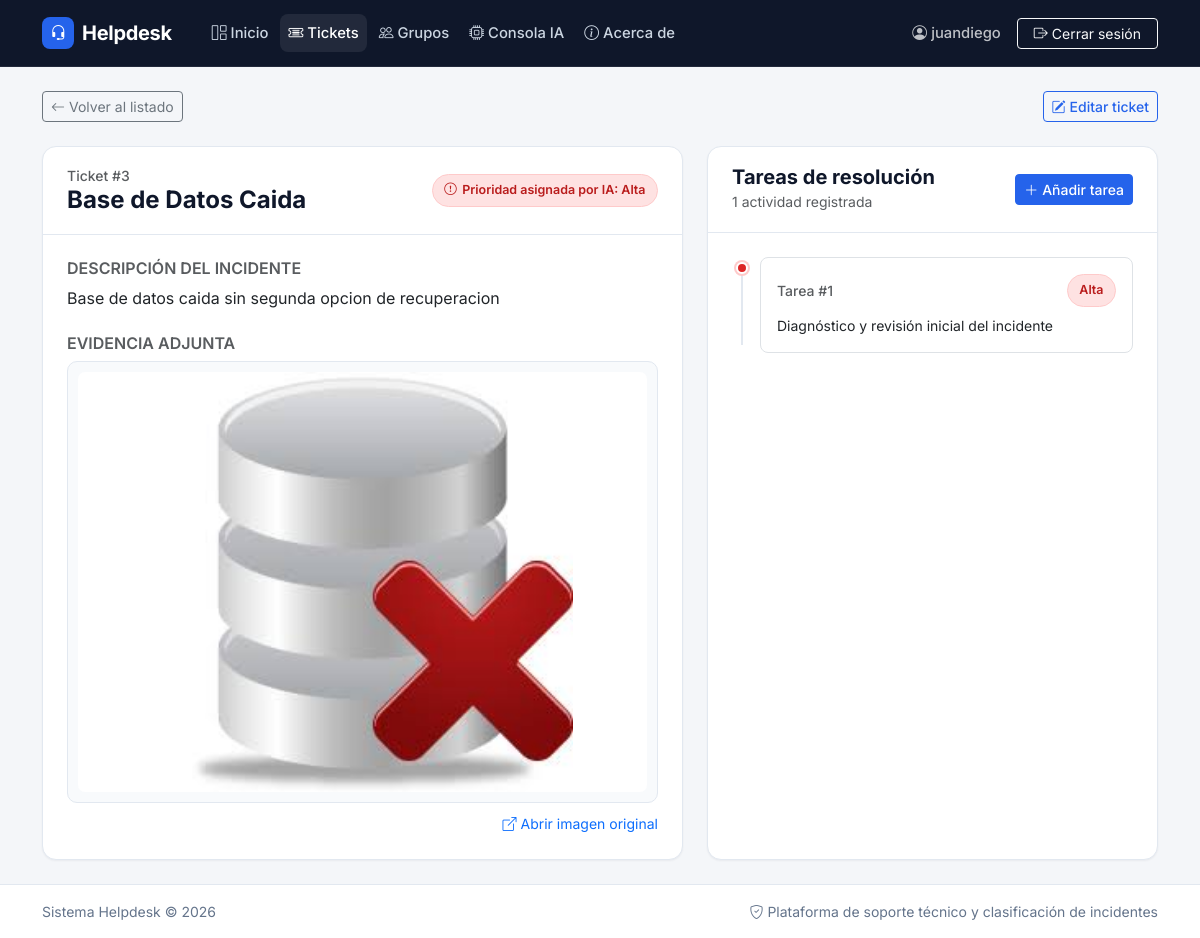
The page /tickets/3/ (signed in) on the database its author committed.
### soporte/models.py (models this page shows, shortened)
class Ticket(models.Model):
    PRIORIDAD_CHOICES = [
        ('Alta', 'Alta'),
        ('Media', 'Media'),
        ('Baja', 'Baja'),
    ]
    titulo = models.CharField(max_length=200)
    descripcion = models.TextField()
    imagen = models.ImageField(upload_to='tickets/', null=True, blank=True)
    prioridad = models.CharField(max_length=10, choices=PRIORIDAD_CHOICES, default='Media', blank=True)

class Tarea(models.Model):
    PRIORIDAD_CHOICES = [
        ('Alta', 'Alta'),
        ('Media', 'Media'),
        ('Baja', 'Baja'),
    ]
    ticket = models.ForeignKey(Ticket, on_delete=models.CASCADE, related_name='tareas')
    descripcion = models.TextField()
    prioridad = models.CharField(max_length=10, choices=PRIORIDAD_CHOICES, default='Media')

### soporte/views.py (the view)
# urls.py: path('tickets/<int:id>/', views.detalle_ticket_view, name='detalle_ticket'),
@login_required
def detalle_ticket_view(request, id):
    ticket = get_object_or_404(Ticket, id=id)
    return render(request, 'soporte/detalle-ticket.html', {'ticket': ticket})

### templates/soporte/detalle-ticket.html (shortened to what this page needs)
{% extends 'layouts/base.html' %}
{% block content %}
<div class="d-flex justify-content-between align-items-center mb-4">
    <a href="{% url 'tickets' %}" class="btn btn-sm btn-outline-secondary">
        <i class="bi bi-arrow-left me-1"></i>Volver al listado
    </a>
    <a href="{% url 'editar_ticket' ticket.id %}" class="btn btn-sm btn-outline-primary">
        <i class="bi bi-pencil-square me-1"></i>Editar ticket
    </a>
</div>
<div class="row g-4">
    <div class="col-lg-7">
        <div class="surface-card h-100 d-flex flex-column">
            <div class="surface-header d-flex flex-wrap justify-content-between align-items-center gap-2">
                <div>
                    <span class="text-muted small fw-medium d-block">Ticket #{{ ticket.id }}</span>
                    <h1 class="h4 fw-bold mb-0">{{ ticket.titulo }}</h1>
                </div>
                <div>
                    {% if ticket.prioridad == 'Alta' %}
                        <span class="badge-prioridad badge-prioridad-alta">
                            <i class="bi bi-exclamation-circle"></i>Prioridad asignada por IA: {{ ticket.prioridad }}
                        </span>
                    {% elif ticket.prioridad == 'Media' %}
                        <span class="badge-prioridad badge-prioridad-media">
                            <i class="bi bi-dash-circle"></i>Prioridad asignada por IA: {{ ticket.prioridad }}
                        </span>
                    {% else %}
                        <span class="badge-prioridad badge-prioridad-baja">
                            <i class="bi bi-check-circle"></i>Prioridad asignada por IA: {{ ticket.prioridad }}
                        </span>
                    {% endif %}
                </div>
            </div>
            <div class="p-4 flex-grow-1">
                <h2 class="h6 text-uppercase text-muted fw-semibold mb-2">Descripción del incidente</h2>
                <p class="text-dark mb-4" style="white-space: pre-line;">{{ ticket.descripcion }}</p>
                <h2 class="h6 text-uppercase text-muted fw-semibold mb-2">Evidencia adjunta</h2>
                {% if ticket.imagen %}
                    <div class="evidence-frame">
                        <img src="{{ ticket.imagen.url }}" alt="Captura del error de {{ ticket.titulo }}">
                    </div>
                    <div class="mt-2 text-end">
                        <a href="{{ ticket.imagen.url }}" target="_blank" class="small text-decoration-none">
                            <i class="bi bi-box-arrow-up-right me-1"></i>Abrir imagen original
                        </a>
                    </div>
                {% else %}
                    <div class="border rounded-3 p-4 text-center text-muted bg-light">
                        <i class="bi bi-image fs-3 d-block mb-1"></i>
                        <span class="small">No se adjuntó ninguna captura de pantalla en este ticket.</span>
                    </div>
                {% endif %}
            </div>
        </div>
    </div>
    <div class="col-lg-5">
        <div class="surface-card h-100 d-flex flex-column">
            <div class="surface-header d-flex justify-content-between align-items-center">
                <div>
                    <h2 class="h5 fw-bold mb-0">Tareas de resolución</h2>
                    <small class="text-muted">{{ ticket.tareas.count }} actividad{{ ticket.tareas.count|pluralize:"es" }} registrada{{ ticket.tareas.count|pluralize }}</small>
                </div>
                <a href="{% url 'crear_tarea' ticket.id %}" class="btn btn-sm btn-primary">
                    <i class="bi bi-plus-lg me-1"></i>Añadir tarea
                </a>
            </div>
            <div class="p-4 flex-grow-1">
                {% if ticket.tareas.all %}
                    <ul class="timeline">
                        {% for tarea in ticket.tareas.all %}
                        <li class="timeline-item">
                            {% if tarea.prioridad == 'Alta' %}
                                <span class="timeline-dot timeline-dot-alta"></span>
                            {% elif tarea.prioridad == 'Media' %}
                                <span class="timeline-dot timeline-dot-media"></span>
                            {% else %}
                                <span class="timeline-dot timeline-dot-baja"></span>
                            {% endif %}
                            <div class="border rounded-3 p-3 bg-white">
                                <div class="d-flex justify-content-between align-items-center mb-2">
                                    <span class="small text-muted fw-medium">Tarea #{{ forloop.counter }}</span>
                                    {% if tarea.prioridad == 'Alta' %}
                                        <span class="badge-prioridad badge-prioridad-alta">{{ tarea.prioridad }}</span>
                                    {% elif tarea.prioridad == 'Media' %}
                                        <span class="badge-prioridad badge-prioridad-media">{{ tarea.prioridad }}</span>
                                    {% else %}
                                        <span class="badge-prioridad badge-prioridad-baja">{{ tarea.prioridad }}</span>
                                    {% endif %}
                                </div>
                                <p class="mb-0 text-dark small">{{ tarea.descripcion }}</p>
                            </div>
                        </li>
                        {% endfor %}
                    </ul>
                {% endif %}
            </div>
        </div>
    </div>
</div>
{% endblock %}

### templates/layouts/base.html (shortened to what this page needs)
{% load static %}
<!DOCTYPE html>
<html lang="es">
<head>
    <link href="https://cdn.jsdelivr.net/npm/bootstrap@5.3.3/dist/css/bootstrap.min.css" rel="stylesheet">
    <link href="https://cdn.jsdelivr.net/npm/bootstrap-icons@1.11.3/font/bootstrap-icons.min.css" rel="stylesheet">
    <link href="{% static 'css/styles.css' %}" rel="stylesheet">
</head>
<body class="d-flex flex-column min-vh-100">
    <nav class="navbar navbar-expand-lg navbar-dark navbar-helpdesk sticky-top">
        <div class="container py-1">
            <a class="navbar-brand d-flex align-items-center gap-2" href="{% url 'home' %}">
                <span class="brand-mark">
                    <i class="bi bi-headset"></i>
                </span>
                <span>Helpdesk</span>
            </a>
            <div class="collapse navbar-collapse" id="navbarHelpdesk">
                <ul class="navbar-nav me-auto ms-lg-3 gap-1">
                    <li class="nav-item">
                        <a class="nav-link {% if request.resolver_match.url_name == 'home' %}active{% endif %}" href="{% url 'home' %}">
                            <i class="bi bi-grid-1x2 me-1"></i>Inicio
                        </a>
                    </li>
                    {% if user.is_authenticated %}
                        <li class="nav-item">
                            <a class="nav-link {% if request.resolver_match.url_name in 'tickets nuevo_ticket detalle_ticket editar_ticket crear_tarea' %}active{% endif %}" href="{% url 'tickets' %}">
                                <i class="bi bi-ticket-detailed me-1"></i>Tickets
                            </a>
                        </li>
                        <li class="nav-item">
                            <a class="nav-link {% if request.resolver_match.url_name in 'grupos editar_grupo' %}active{% endif %}" href="{% url 'grupos' %}">
                                <i class="bi bi-people me-1"></i>Grupos
                            </a>
                        </li>
                    {% endif %}
                    <li class="nav-item">
                        <a class="nav-link {% if request.resolver_match.url_name == 'probar_ia' %}active{% endif %}" href="{% url 'probar_ia' %}">
                            <i class="bi bi-cpu me-1"></i>Consola IA
                        </a>
                    </li>
                    <li class="nav-item">
                        <a class="nav-link {% if request.resolver_match.url_name == 'acerca_de' %}active{% endif %}" href="{% url 'acerca_de' %}">
                            <i class="bi bi-info-circle me-1"></i>Acerca de
                        </a>
                    </li>
                </ul>
                <ul class="navbar-nav ms-auto align-items-lg-center gap-2 mt-2 mt-lg-0">
                    {% if user.is_authenticated %}
                        <li class="nav-item">
                            <span class="nav-link text-light opacity-75">
                                <i class="bi bi-person-circle me-1"></i>{{ user.username }}
                            </span>
                        </li>
                        <li class="nav-item">
                            <form action="{% url 'logout' %}" method="post" class="d-inline">
                                <button type="submit" class="btn btn-outline-light btn-sm px-3">
                                    <i class="bi bi-box-arrow-right me-1"></i>Cerrar sesión
                                </button>
                            </form>
                        </li>
                    {% endif %}
                </ul>
            </div>
        </div>
    </nav>
    <main class="container py-4 flex-grow-1">
        {% block content %}{% endblock %}
    </main>
    <footer class="site-footer py-3 mt-auto">
        <div class="container d-flex flex-column flex-sm-row justify-content-between align-items-center gap-2">
            <span>Sistema Helpdesk &copy; 2026</span>
            <span class="d-flex align-items-center gap-1">
                <i class="bi bi-shield-check"></i>Plataforma de soporte técnico y clasificación de incidentes
            </span>
        </div>
    </footer>
</body>
</html>

### static/css/styles.css (style rules this page uses)
:root { --bg-body: #f4f6f9; --bg-surface: #ffffff; --bg-navbar: #0f172a; --border-subtle: #e2e8f0; --text-primary: #0f172a; --text-secondary: #475569; --text-muted: #64748b; --accent-primary: #2563eb; --accent-primary-hover: #1d4ed8; --accent-soft: #eff6ff; --shadow-sm: 0 1px 2px rgba(15, 23, 42, 0.05); --shadow-md: 0 6px 18px rgba(15, 23, 42, 0.07); --radius-md: 0.625rem; --radius-lg: 0.875rem; }
body { font-family: 'Inter', -apple-system, BlinkMacSystemFont, 'Segoe UI', Roboto, sans-serif; background-color: var(--bg-body); color: var(--text-primary); -webkit-font-smoothing: antialiased; }
.navbar-helpdesk { background-color: var(--bg-navbar); border-bottom: 1px solid rgba(255, 255, 255, 0.08); }
.navbar-helpdesk .navbar-brand { font-weight: 700; letter-spacing: -0.015em; }
.navbar-helpdesk .nav-link { color: #cbd5e1; font-weight: 500; font-size: 0.925rem; padding: 0.5rem 0.85rem; border-radius: 0.5rem; transition: color 0.15s ease, background-color 0.15s ease; }
.navbar-helpdesk .nav-link:hover, .navbar-helpdesk .nav-link.active { color: #ffffff; background-color: rgba(255, 255, 255, 0.08); }
.brand-mark { width: 32px; height: 32px; border-radius: 8px; background-color: var(--accent-primary); color: #ffffff; display: inline-flex; align-items: center; justify-content: center; font-size: 1rem; }
.surface-card { background-color: var(--bg-surface); border: 1px solid var(--border-subtle); border-radius: var(--radius-lg); box-shadow: var(--shadow-sm); }
.surface-header { background-color: transparent; border-bottom: 1px solid var(--border-subtle); padding: 1.15rem 1.5rem; }
.btn-primary { background-color: var(--accent-primary); border-color: var(--accent-primary); font-weight: 500; }
.btn-outline-primary { color: var(--accent-primary); border-color: var(--accent-primary); font-weight: 500; }
.badge-prioridad { font-weight: 600; font-size: 0.78rem; padding: 0.38rem 0.72rem; border-radius: 999px; display: inline-flex; align-items: center; gap: 0.35rem; }
.badge-prioridad-alta { background-color: #fee2e2; color: #b91c1c; border: 1px solid #fecaca; }
.evidence-frame { background-color: #f8fafc; border: 1px solid var(--border-subtle); border-radius: var(--radius-md); padding: 0.625rem; }
.evidence-frame img { width: 100%; max-height: 420px; object-fit: contain; border-radius: 0.45rem; background-color: #ffffff; }
.timeline { position: relative; padding-left: 1.75rem; list-style: none; margin: 0; }
.timeline::before { content: ''; position: absolute; left: 0.55rem; top: 0.45rem; bottom: 0.45rem; width: 2px; background-color: var(--border-subtle); }
.timeline-item { position: relative; padding-bottom: 1.25rem; }
.timeline-item:last-child { padding-bottom: 0; }
.timeline-dot { position: absolute; left: -1.53rem; top: 0.35rem; width: 12px; height: 12px; border-radius: 50%; border: 2px solid #ffffff; box-shadow: 0 0 0 2px var(--border-subtle); background-color: var(--accent-primary); }
.timeline-dot-alta { background-color: #dc2626; box-shadow: 0 0 0 2px #fecaca; }
.site-footer { background-color: var(--bg-surface); border-top: 1px solid var(--border-subtle); color: var(--text-muted); font-size: 0.875rem; }

### rows shown on the page
Ticket: id "3", titulo "Base de Datos Caida", prioridad "Alta", descripcion "Base de datos caida sin segunda opcion de recuperacion", imagen (picture), tareas.count "1"
Tarea: prioridad "Alta", descripcion "Diagnóstico y revisión inicial del incidente"

### other values the page prints
{{ user.username }} "juandiego"
